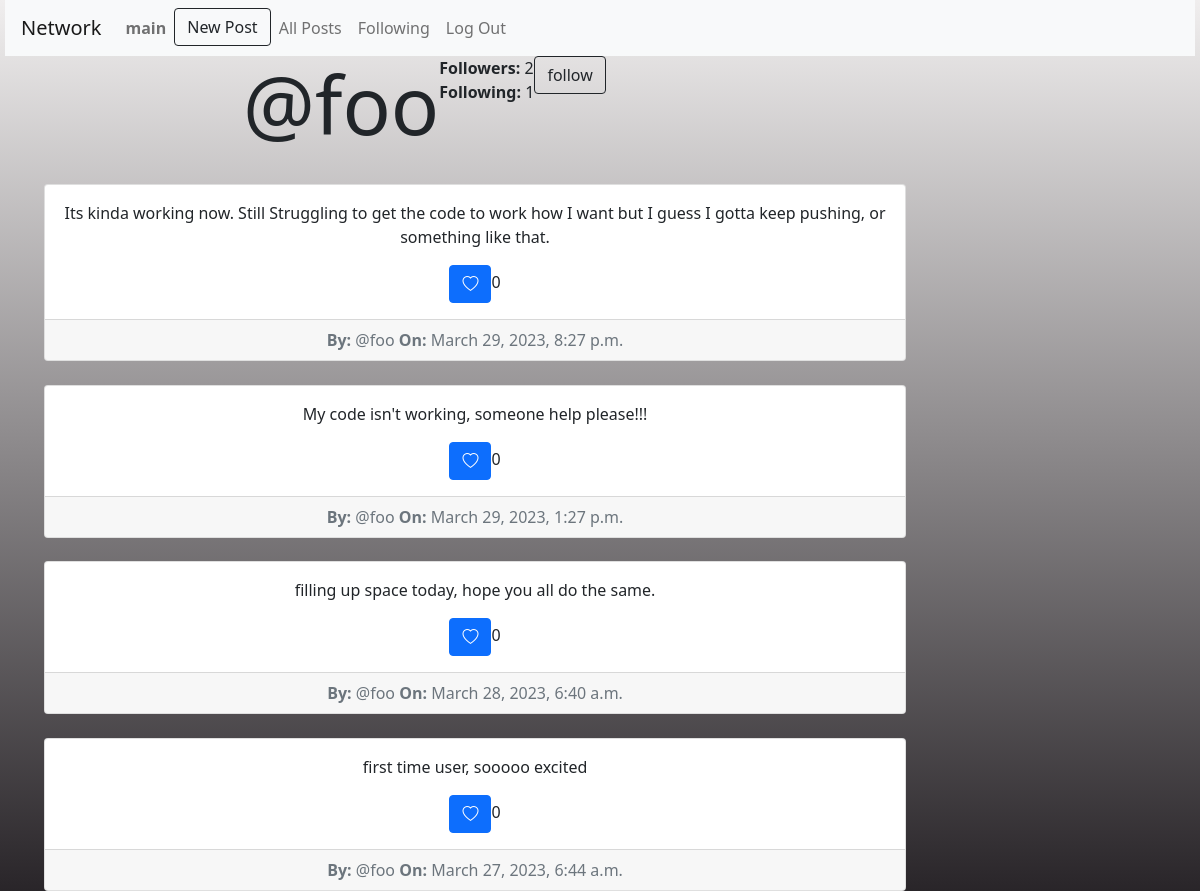
The app's page /profile/2 (signed in) with its own data.
### network/models.py (models this page shows, shortened)
class User(AbstractUser):
    pass

class Posts(models.Model):
    author = models.ForeignKey(User, on_delete=models.CASCADE, related_name="user")
    message = models.TextField(max_length=250)
    timeStamp = models.DateTimeField(auto_now_add=True)
    likes = models.IntegerField(default=0)

### network/views.py (the view)
# urls.py: path("profile/<int:pk>", views.profile, name="profile"),
def profile(request, pk):
    if request.user.is_authenticated:
        profile = User.objects.get(id=pk)
        followers = Follow.objects.filter(user=profile)
        following = Follow.objects.filter(followedBy=profile)
        try:
            checkFollowing = followers.filter(user=User.objects.get(pk=request.user.id))
            if len(checkFollowing) != 0:
                isFollowing = True
            else:
                isFollowing = False
        except:
            isFollowing = False
        userPosts = Posts.objects.filter(author=profile).order_by('-timeStamp')
        return render(request, "network/profile.html", {
            "profile" : profile,
            "userPosts" : userPosts,
            "following" : following,
            "followers" : followers,
            "isFollowing" : isFollowing
        })
    else:
        return HttpResponseRedirect(reverse("login"))

### network/templates/network/profile.html (shortened to what this page needs)
{% extends "network/layout.html" %}
{% load static %}
{% block body %}
    {% if profile %}
        <div id="topProfile">
            <div>
                <h3  class="display-1"  > @{{profile.username}} </h3>
            </div>
            <div>
                <div><strong>Followers: </strong> {{followers.count}}</div>
                <div><strong>Following: </strong> {{following.count}}</div>
            </div>
            <div>
                {% if user.is_authenticated %}
                    {% if profile.id != request.user.id %}
                        {%if isFollowing %}
                            <form action="{% url 'unfollow_user' %}" method="POST">
                                {% csrf_token %}
                                <input type="hidden" name="unfollowUser" value="{{profile.username}}">
                                <input type="submit" class="btn btn-outline-dark" id="newPost" value="Unfollow"></input>
                            </form>
                        {% else %}
                            <form action="{% url 'follow_user' %}" method="POST">
                                <input type="submit" class="btn btn-outline-dark" id="newPost" value="follow"></input>
                            </form>
                        {% endif %}
                    {% endif %}
                {% endif %}
            </div>
            <br/>
        </div>
        {% for post in userPosts %}
            <div id="eachPost" class="col-9">
                <div class="card text-center">
                    <div class="card-body">
                        <p class="card-text">{{post.message}}</p>
                        <a href="#" class="btn btn-primary"><i class="bi bi-heart"></i></a>{{post.likes}}
                    </div>
                    <div class="card-footer text-muted">
                        <strong>By: </strong>@{{post.author}}  <strong>On: </strong>{{post.timeStamp}}
                    </div>
                </div>
            </div>
        {% endfor %}
    {% endif %}
{% endblock %}

### network/templates/network/layout.html (shortened to what this page needs)
{% load static %}
<!DOCTYPE html>
<html lang="en">
    <head>
        <link rel="stylesheet" href="https://cdn.jsdelivr.net/npm/bootstrap@4.0.0/dist/css/bootstrap.min.css">
        <link rel="stylesheet" href="https://stackpath.bootstrapcdn.com/bootstrap/4.4.1/css/bootstrap.min.css">
        <link rel="stylesheet" href="https://cdn.jsdelivr.net/npm/bootstrap@5.0.2/dist/css/bootstrap.min.css" />
        <link rel="stylesheet" href="https://cdn.jsdelivr.net/npm/bootstrap-icons@1.5.0/font/bootstrap-icons.css" />
        <link href="{% static 'network/styles.css' %}" rel="stylesheet">
    </head>
    <body>
        <nav class="navbar navbar-expand-lg navbar-light bg-light">
            <a class="navbar-brand" href="#">Network</a>
            <div>
              <ul class="navbar-nav mr-auto">
                {% if user.is_authenticated %}
                    <li class="nav-item">
                        <a class="nav-link" href="{% url 'profile' request.user.id %}"><strong>{{ user.username }}</strong></a>
                    </li>
                {% endif %}
                {% if user.is_authenticated %}
                    <li class="nav-item">
                        <a href="{% url 'new_Post' %}"><button type="button" class="btn btn-outline-dark" id="newPost">New Post</button></a>
                    </li>
                {% endif %}
                <li class="nav-item">
                  <a class="nav-link" href="{% url 'index' %}">All Posts</a>
                </li>
                {% if user.is_authenticated %}
                    <li class="nav-item">
                        <a class="nav-link" href="{% url 'following' %}">Following</a>
                    </li>
                    <li class="nav-item">
                        <a class="nav-link" href="{% url 'logout' %}">Log Out</a>
                    </li>
                {% endif %}
              </ul>
            </div>
          </nav>
        <div class="body">
            {% block body %}
            {% endblock %}
        </div>
    </body>
</html>

### network/static/network/styles.css (style rules this page uses)
html { height:100% }
body { height: 100%; padding-left: 5px; padding-right: 5px; background-image: linear-gradient( #f0eeee, rgb(41, 37, 41)); margin: 0; background-repeat: no-repeat; background-attachment: fixed; }
* { box-sizing: border-box; }
#eachPost { margin: 2%; }
#topProfile { margin-left: 20%; display: flex; flex: wrap; }

### records on screen
User: username "main"
User: username "foo"
Posts: message "Its kinda working now. Still Struggling to get the code to work how I want but I guess I gotta keep pushing, or something like that.", likes "0", author "foo", timeStamp "March 29, 2023, 8:27 p.m."
Posts: message "My code isn't working, someone help please!!!", likes "0", author "foo", timeStamp "March 29, 2023, 1:27 p.m."
Posts: message "filling up space today, hope you all do the same.", likes "0", author "foo", timeStamp "March 28, 2023, 6:40 a.m."
Posts: message "first time user, sooooo excited", likes "0", author "foo", timeStamp "March 27, 2023, 6:44 a.m."

### other values on screen
{{ followers.count }} "2"
{{ following.count }} "1"
